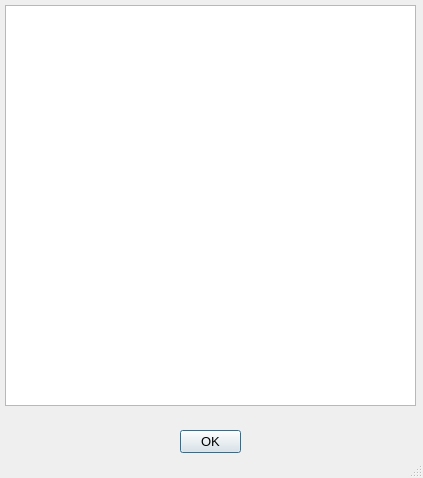
<?xml version="1.0" encoding="UTF-8"?>
<ui version="4.0">
 <class>alertsDialog</class>
 <widget class="QDialog" name="alertsDialog">
  <property name="enabled">
   <bool>true</bool>
  </property>
  <property name="geometry">
   <rect>
    <x>0</x>
    <y>0</y>
    <width>423</width>
    <height>478</height>
   </rect>
  </property>
  <property name="sizePolicy">
   <sizepolicy hsizetype="Preferred" vsizetype="Expanding">
    <horstretch>0</horstretch>
    <verstretch>0</verstretch>
   </sizepolicy>
  </property>
  <property name="font">
   <font>
    <pointsize>12</pointsize>
   </font>
  </property>
  <property name="windowTitle">
   <string>Reminders</string>
  </property>
  <property name="windowOpacity">
   <double>1.000000000000000</double>
  </property>
  <property name="sizeGripEnabled">
   <bool>true</bool>
  </property>
  <widget class="QPushButton" name="pushButtonOK">
   <property name="geometry">
    <rect>
     <x>180</x>
     <y>430</y>
     <width>61</width>
     <height>23</height>
    </rect>
   </property>
   <property name="font">
    <font>
     <pointsize>10</pointsize>
    </font>
   </property>
   <property name="text">
    <string>OK</string>
   </property>
  </widget>
  <widget class="QTableView" name="tableViewAlerts">
   <property name="geometry">
    <rect>
     <x>5</x>
     <y>5</y>
     <width>411</width>
     <height>401</height>
    </rect>
   </property>
   <property name="font">
    <font>
     <family>Calibri</family>
     <pointsize>11</pointsize>
     <weight>75</weight>
     <bold>true</bold>
    </font>
   </property>
   <property name="selectionMode">
    <enum>QAbstractItemView::NoSelection</enum>
   </property>
  </widget>
 </widget>
 <resources/>
 <connections/>
</ui>
